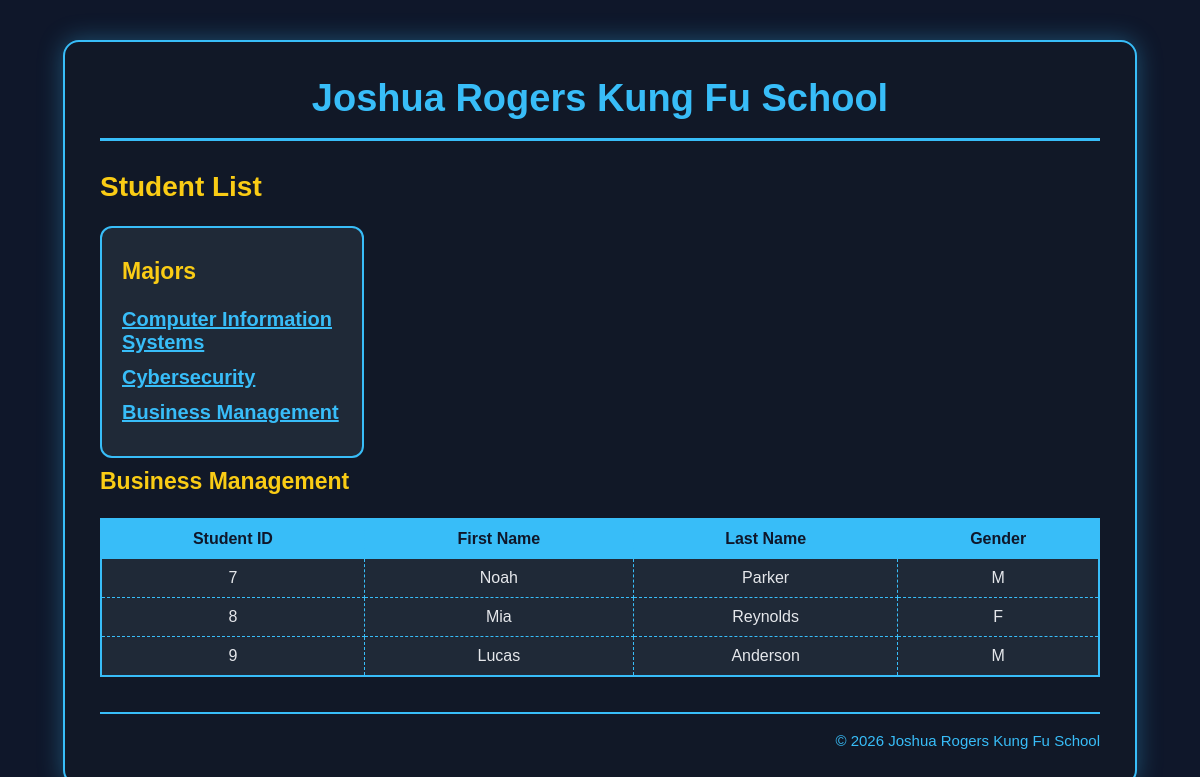
/q2/student_manager/index.php?action=list_students&major_id=3, run on the app's committed database.
### tables this page shows
CREATE TABLE major (
  majorID       INT(11)        NOT NULL   AUTO_INCREMENT,
  majorName     VARCHAR(255)   NOT NULL,
  PRIMARY KEY (majorID)
);

CREATE TABLE student (
  studentID     INT(11)        NOT NULL   AUTO_INCREMENT,
  majorID       INT(11)        NOT NULL,
  firstName     VARCHAR(255)   NOT NULL,
  lastName      VARCHAR(255)   NOT NULL,
  gender        CHAR(1)        NOT NULL,
  PRIMARY KEY (studentID),

   
   
  FOREIGN KEY (majorID) 
	REFERENCES major(majorID)
);

### q2/model/joshua_rogers_major_db.php (called while the page is built, shortened)
<?php
function get_major_name($major_id)
{
    global $db;
    $query = 'SELECT majorName
              FROM major
              WHERE majorID = :major_id';
    $statement = $db->prepare($query);
    $statement->bindValue(':major_id', $major_id);
    $statement->execute();
    $major = $statement->fetch();
    return $major['majorName'];
}
function get_majors()
{
    global $db;
    $query = 'SELECT majorID, majorName
              FROM major
              ORDER BY majorID';
    $statement = $db->prepare($query);
    $statement->execute();
    $majors = $statement->fetchAll();
    return $majors;
}

### q2/model/joshua_rogers_student_db.php (called while the page is built, shortened)
<?php
function get_students_by_major($major_id)
{
    global $db;
    $query = 'SELECT studentID, firstName, lastName, gender, majorID
              FROM student
              WHERE majorID = :major_id
              ORDER BY studentID';
    $statement = $db->prepare($query);
    $statement->bindValue(':major_id', $major_id);
    $statement->execute();
    $students = $statement->fetchAll();
    return $students;
}

### q2/student_manager/joshua_rogers_student_list.php (the view)
<?php
include __DIR__ .
    '/../view/joshua_rogers_header.php';
?>
<section>
    <h2>Student List</h2>
    <aside>
        <h3>Majors</h3>
        <nav>
            <ul>
                <?php foreach ($majors as $major) : ?>
                    <li>
                        <a href="?action=list_students&amp;major_id=<?php
                            echo htmlspecialchars(
                                (string) $major['majorID'],
                                ENT_QUOTES,
                                'UTF-8'
                            );
                        ?>">
                            <?php
                            echo htmlspecialchars(
                                $major['majorName'],
                                ENT_QUOTES,
                                'UTF-8'
                            );
                            ?>
                        </a>
                    </li>
                <?php endforeach; ?>
            </ul>
        </nav>
    </aside>
    <div class="main-content">
        <h3>
            <?php
            echo htmlspecialchars(
                $major_name,
                ENT_QUOTES,
                'UTF-8'
            );
            ?>
        </h3>
        <?php if (count($students) === 0) : ?>
            <p>No students were found for this major.</p>
        <?php else : ?>
            <table>
                <thead>
                    <tr>
                        <th>Student ID</th>
                        <th>First Name</th>
                        <th>Last Name</th>
                        <th>Gender</th>
                    </tr>
                </thead>
                <tbody>
                    <?php foreach ($students as $student) : ?>
                        <tr>
                            <td>
                                <?php
                                echo htmlspecialchars(
                                    (string) $student['studentID'],
                                    ENT_QUOTES,
                                    'UTF-8'
                                );
                                ?>
                            </td>
                            <td>
                                <?php
                                echo htmlspecialchars(
                                    $student['firstName'],
                                    ENT_QUOTES,
                                    'UTF-8'
                                );
                                ?>
                            </td>
                            <td>
                                <?php
                                echo htmlspecialchars(
                                    $student['lastName'],
                                    ENT_QUOTES,
                                    'UTF-8'
                                );
                                ?>
                            </td>
                            <td>
                                <?php
                                echo htmlspecialchars(
                                    $student['gender'],
                                    ENT_QUOTES,
                                    'UTF-8'
                                );
                                ?>
                            </td>
                        </tr>
                    <?php endforeach; ?>
                </tbody>
            </table>
        <?php endif; ?>
    </div>
</section>
<?php
include __DIR__ .
    '/../view/joshua_rogers_footer.php';
?>

### q2/main.css (style rules this page uses)
body { margin: 0; font-family: Arial, Helvetica, sans-serif; background-color: #0f172a; color: #e5e7eb; }
h2 { margin-top: 30px; color: #facc15; font-size: 28px; }
h3 { margin-top: 10px; color: #facc15; font-size: 23px; }
aside { width: 220px; flex-shrink: 0; padding: 20px; background-color: #1f2937; border: 2px solid #38bdf8; border-radius: 12px; }
aside ul { margin: 0; padding: 0; list-style-type: none; }
aside li { margin-bottom: 12px; }
table { width: 100%; margin: 20px auto; border-collapse: collapse; background-color: #1f2937; border: 2px solid #38bdf8; }
th, td { padding: 10px; border: 1px dashed #38bdf8; text-align: center; }
th { color: #0f172a; background-color: #38bdf8; font-weight: bold; }
td { color: #e5e7eb; }
a { color: #38bdf8; font-size: 20px; font-weight: bold; }

### data on the page
major: majorName "Computer Information Systems"
major: majorName "Cybersecurity"
major: majorName "Business Management"
student: studentID "7", firstName "Noah", lastName "Parker", gender "M"
student: studentID "8", firstName "Mia", lastName "Reynolds", gender "F"
student: studentID "9", firstName "Lucas", lastName "Anderson", gender "M"
